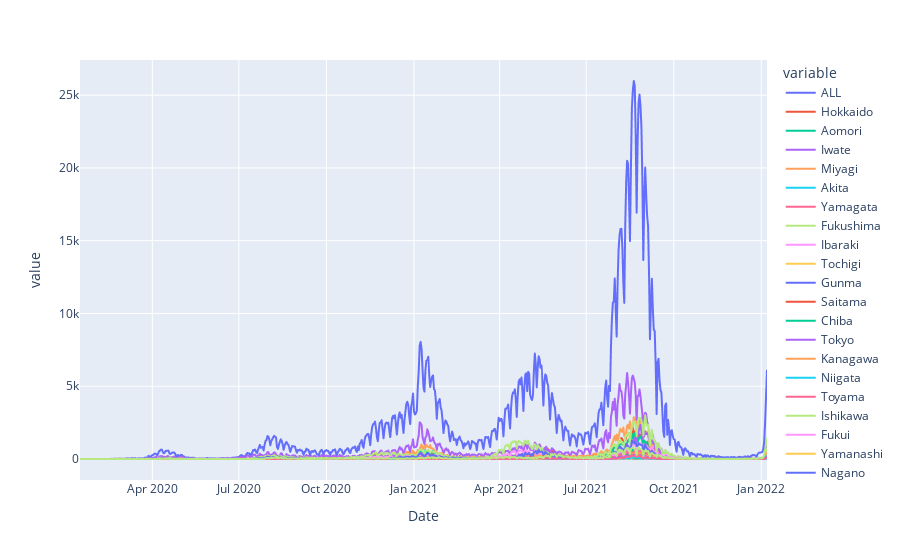

Here is the notebook cell this chart was saved with:
### Code cell
px.line(df, )

### Figure 1 — Plotly figure (JSON) as saved in the notebook; plotly's stock layout.template omitted (floating-point values rounded to 4 significant figures; data arrays with more than 128 entries replaced by an {"elided": "..."} marker saying what was removed)
{"data": [{"hovertemplate": "variable=ALL<br>Date=%{x}<br>value=%{y}<extra></extra>", "legendgroup": "ALL", "line": {"color": "#636efa", "dash": "solid"}, "marker": {"symbol": "circle"}, "mode": "lines", "name": "ALL", "showlegend": true, "type": "scattergl", "x": {"elided": "723 str values"}, "xaxis": "x", "y": {"elided": "723 int values"}, "yaxis": "y"}, {"hovertemplate": "variable=Hokkaido<br>Date=%{x}<br>value=%{y}<extra></extra>", "legendgroup": "Hokkaido", "line": {"color": "#EF553B", "dash": "solid"}, "marker": {"symbol": "circle"}, "mode": "lines", "name": "Hokkaido", "showlegend": true, "type": "scattergl", "x": {"elided": "723 str values"}, "xaxis": "x", "y": {"elided": "723 int values"}, "yaxis": "y"}, {"hovertemplate": "variable=Aomori<br>Date=%{x}<br>value=%{y}<extra></extra>", "legendgroup": "Aomori", "line": {"color": "#00cc96", "dash": "solid"}, "marker": {"symbol": "circle"}, "mode": "lines", "name": "Aomori", "showlegend": true, "type": "scattergl", "x": {"elided": "723 str values"}, "xaxis": "x", "y": {"elided": "723 int values"}, "yaxis": "y"}, {"hovertemplate": "variable=Iwate<br>Date=%{x}<br>value=%{y}<extra></extra>", "legendgroup": "Iwate", "line": {"color": "#ab63fa", "dash": "solid"}, "marker": {"symbol": "circle"}, "mode": "lines", "name": "Iwate", "showlegend": true, "type": "scattergl", "x": {"elided": "723 str values"}, "xaxis": "x", "y": {"elided": "723 int values"}, "yaxis": "y"}, {"hovertemplate": "variable=Miyagi<br>Date=%{x}<br>value=%{y}<extra></extra>", "legendgroup": "Miyagi", "line": {"color": "#FFA15A", "dash": "solid"}, "marker": {"symbol": "circle"}, "mode": "lines", "name": "Miyagi", "showlegend": true, "type": "scattergl", "x": {"elided": "723 str values"}, "xaxis": "x", "y": {"elided": "723 int values"}, "yaxis": "y"}, {"hovertemplate": "variable=Akita<br>Date=%{x}<br>value=%{y}<extra></extra>", "legendgroup": "Akita", "line": {"color": "#19d3f3", "dash": "solid"}, "marker": {"symbol": "circle"}, "mode": "lines", "name": "Akita", "showlegend": true, "type": "scattergl", "x": {"elided": "723 str values"}, "xaxis": "x", "y": {"elided": "723 int values"}, "yaxis": "y"}, {"hovertemplate": "variable=Yamagata<br>Date=%{x}<br>value=%{y}<extra></extra>", "legendgroup": "Yamagata", "line": {"color": "#FF6692", "dash": "solid"}, "marker": {"symbol": "circle"}, "mode": "lines", "name": "Yamagata", "showlegend": true, "type": "scattergl", "x": {"elided": "723 str values"}, "xaxis": "x", "y": {"elided": "723 int values"}, "yaxis": "y"}, {"hovertemplate": "variable=Fukushima<br>Date=%{x}<br>value=%{y}<extra></extra>", "legendgroup": "Fukushima", "line": {"color": "#B6E880", "dash": "solid"}, "marker": {"symbol": "circle"}, "mode": "lines", "name": "Fukushima", "showlegend": true, "type": "scattergl", "x": {"elided": "723 str values"}, "xaxis": "x", "y": {"elided": "723 int values"}, "yaxis": "y"}, {"hovertemplate": "variable=Ibaraki<br>Date=%{x}<br>value=%{y}<extra></extra>", "legendgroup": "Ibaraki", "line": {"color": "#FF97FF", "dash": "solid"}, "marker": {"symbol": "circle"}, "mode": "lines", "name": "Ibaraki", "showlegend": true, "type": "scattergl", "x": {"elided": "723 str values"}, "xaxis": "x", "y": {"elided": "723 int values"}, "yaxis": "y"}, {"hovertemplate": "variable=Tochigi<br>Date=%{x}<br>value=%{y}<extra></extra>", "legendgroup": "Tochigi", "line": {"color": "#FECB52", "dash": "solid"}, "marker": {"symbol": "circle"}, "mode": "lines", "name": "Tochigi", "showlegend": true, "type": "scattergl", "x": {"elided": "723 str values"}, "xaxis": "x", "y": {"elided": "723 int values"}, "yaxis": "y"}, {"hovertemplate": "variable=Gunma<br>Date=%{x}<br>value=%{y}<extra></extra>", "legendgroup": "Gunma", "line": {"color": "#636efa", "dash": "solid"}, "marker": {"symbol": "circle"}, "mode": "lines", "name": "Gunma", "showlegend": true, "type": "scattergl", "x": {"elided": "723 str values"}, "xaxis": "x", "y": {"elided": "723 int values"}, "yaxis": "y"}, {"hovertemplate": "variable=Saitama<br>Date=%{x}<br>value=%{y}<extra></extra>", "legendgroup": "Saitama", "line": {"color": "#EF553B", "dash": "solid"}, "marker": {"symbol": "circle"}, "mode": "lines", "name": "Saitama", "showlegend": true, "type": "scattergl", "x": {"elided": "723 str values"}, "xaxis": "x", "y": {"elided": "723 int values"}, "yaxis": "y"}, {"hovertemplate": "variable=Chiba<br>Date=%{x}<br>value=%{y}<extra></extra>", "legendgroup": "Chiba", "line": {"color": "#00cc96", "dash": "solid"}, "marker": {"symbol": "circle"}, "mode": "lines", "name": "Chiba", "showlegend": true, "type": "scattergl", "x": {"elided": "723 str values"}, "xaxis": "x", "y": {"elided": "723 int values"}, "yaxis": "y"}, {"hovertemplate": "variable=Tokyo<br>Date=%{x}<br>value=%{y}<extra></extra>", "legendgroup": "Tokyo", "line": {"color": "#ab63fa", "dash": "solid"}, "marker": {"symbol": "circle"}, "mode": "lines", "name": "Tokyo", "showlegend": true, "type": "scattergl", "x": {"elided": "723 str values"}, "xaxis": "x", "y": {"elided": "723 int values"}, "yaxis": "y"}, {"hovertemplate": "variable=Kanagawa<br>Date=%{x}<br>value=%{y}<extra></extra>", "legendgroup": "Kanagawa", "line": {"color": "#FFA15A", "dash": "solid"}, "marker": {"symbol": "circle"}, "mode": "lines", "name": "Kanagawa", "showlegend": true, "type": "scattergl", "x": {"elided": "723 str values"}, "xaxis": "x", "y": {"elided": "723 int values"}, "yaxis": "y"}, {"hovertemplate": "variable=Niigata<br>Date=%{x}<br>value=%{y}<extra></extra>", "legendgroup": "Niigata", "line": {"color": "#19d3f3", "dash": "solid"}, "marker": {"symbol": "circle"}, "mode": "lines", "name": "Niigata", "showlegend": true, "type": "scattergl", "x": {"elided": "723 str values"}, "xaxis": "x", "y": {"elided": "723 int values"}, "yaxis": "y"}, {"hovertemplate": "variable=Toyama<br>Date=%{x}<br>value=%{y}<extra></extra>", "legendgroup": "Toyama", "line": {"color": "#FF6692", "dash": "solid"}, "marker": {"symbol": "circle"}, "mode": "lines", "name": "Toyama", "showlegend": true, "type": "scattergl", "x": {"elided": "723 str values"}, "xaxis": "x", "y": {"elided": "723 int values"}, "yaxis": "y"}, {"hovertemplate": "variable=Ishikawa<br>Date=%{x}<br>value=%{y}<extra></extra>", "legendgroup": "Ishikawa", "line": {"color": "#B6E880", "dash": "solid"}, "marker": {"symbol": "circle"}, "mode": "lines", "name": "Ishikawa", "showlegend": true, "type": "scattergl", "x": {"elided": "723 str values"}, "xaxis": "x", "y": {"elided": "723 int values"}, "yaxis": "y"}, {"hovertemplate": "variable=Fukui<br>Date=%{x}<br>value=%{y}<extra></extra>", "legendgroup": "Fukui", "line": {"color": "#FF97FF", "dash": "solid"}, "marker": {"symbol": "circle"}, "mode": "lines", "name": "Fukui", "showlegend": true, "type": "scattergl", "x": {"elided": "723 str values"}, "xaxis": "x", "y": {"elided": "723 int values"}, "yaxis": "y"}, {"hovertemplate": "variable=Yamanashi<br>Date=%{x}<br>value=%{y}<extra></extra>", "legendgroup": "Yamanashi", "line": {"color": "#FECB52", "dash": "solid"}, "marker": {"symbol": "circle"}, "mode": "lines", "name": "Yamanashi", "showlegend": true, "type": "scattergl", "x": {"elided": "723 str values"}, "xaxis": "x", "y": {"elided": "723 int values"}, "yaxis": "y"}, {"hovertemplate": "variable=Nagano<br>Date=%{x}<br>value=%{y}<extra></extra>", "legendgroup": "Nagano", "line": {"color": "#636efa", "dash": "solid"}, "marker": {"symbol": "circle"}, "mode": "lines", "name": "Nagano", "showlegend": true, "type": "scattergl", "x": {"elided": "723 str values"}, "xaxis": "x", "y": {"elided": "723 int values"}, "yaxis": "y"}, {"hovertemplate": "variable=Gifu<br>Date=%{x}<br>value=%{y}<extra></extra>", "legendgroup": "Gifu", "line": {"color": "#EF553B", "dash": "solid"}, "marker": {"symbol": "circle"}, "mode": "lines", "name": "Gifu", "showlegend": true, "type": "scattergl", "x": {"elided": "723 str values"}, "xaxis": "x", "y": {"elided": "723 int values"}, "yaxis": "y"}, {"hovertemplate": "variable=Shizuoka<br>Date=%{x}<br>value=%{y}<extra></extra>", "legendgroup": "Shizuoka", "line": {"color": "#00cc96", "dash": "solid"}, "marker": {"symbol": "circle"}, "mode": "lines", "name": "Shizuoka", "showlegend": true, "type": "scattergl", "x": {"elided": "723 str values"}, "xaxis": "x", "y": {"elided": "723 int values"}, "yaxis": "y"}, {"hovertemplate": "variable=Aichi<br>Date=%{x}<br>value=%{y}<extra></extra>", "legendgroup": "Aichi", "line": {"color": "#ab63fa", "dash": "solid"}, "marker": {"symbol": "circle"}, "mode": "lines", "name": "Aichi", "showlegend": true, "type": "scattergl", "x": {"elided": "723 str values"}, "xaxis": "x", "y": {"elided": "723 int values"}, "yaxis": "y"}, {"hovertemplate": "variable=Mie<br>Date=%{x}<br>value=%{y}<extra></extra>", "legendgroup": "Mie", "line": {"color": "#FFA15A", "dash": "solid"}, "marker": {"symbol": "circle"}, "mode": "lines", "name": "Mie", "showlegend": true, "type": "scattergl", "x": {"elided": "723 str values"}, "xaxis": "x", "y": {"elided": "723 int values"}, "yaxis": "y"}, {"hovertemplate": "variable=Shiga<br>Date=%{x}<br>value=%{y}<extra></extra>", "legendgroup": "Shiga", "line": {"color": "#19d3f3", "dash": "solid"}, "marker": {"symbol": "circle"}, "mode": "lines", "name": "Shiga", "showlegend": true, "type": "scattergl", "x": {"elided": "723 str values"}, "xaxis": "x", "y": {"elided": "723 int values"}, "yaxis": "y"}, {"hovertemplate": "variable=Kyoto<br>Date=%{x}<br>value=%{y}<extra></extra>", "legendgroup": "Kyoto", "line": {"color": "#FF6692", "dash": "solid"}, "marker": {"symbol": "circle"}, "mode": "lines", "name": "Kyoto", "showlegend": true, "type": "scattergl", "x": {"elided": "723 str values"}, "xaxis": "x", "y": {"elided": "723 int values"}, "yaxis": "y"}, {"hovertemplate": "variable=Osaka<br>Date=%{x}<br>value=%{y}<extra></extra>", "legendgroup": "Osaka", "line": {"color": "#B6E880", "dash": "solid"}, "marker": {"symbol": "circle"}, "mode": "lines", "name": "Osaka", "showlegend": true, "type": "scattergl", "x": {"elided": "723 str values"}, "xaxis": "x", "y": {"elided": "723 int values"}, "yaxis": "y"}, {"hovertemplate": "variable=Hyogo<br>Date=%{x}<br>value=%{y}<extra></extra>", "legendgroup": "Hyogo", "line": {"color": "#FF97FF", "dash": "solid"}, "marker": {"symbol": "circle"}, "mode": "lines", "name": "Hyogo", "showlegend": true, "type": "scattergl", "x": {"elided": "723 str values"}, "xaxis": "x", "y": {"elided": "723 int values"}, "yaxis": "y"}, {"hovertemplate": "variable=Nara<br>Date=%{x}<br>value=%{y}<extra></extra>", "legendgroup": "Nara", "line": {"color": "#FECB52", "dash": "solid"}, "marker": {"symbol": "circle"}, "mode": "lines", "name": "Nara", "showlegend": true, "type": "scattergl", "x": {"elided": "723 str values"}, "xaxis": "x", "y": {"elided": "723 int values"}, "yaxis": "y"}, {"hovertemplate": "variable=Wakayama<br>Date=%{x}<br>value=%{y}<extra></extra>", "legendgroup": "Wakayama", "line": {"color": "#636efa", "dash": "solid"}, "marker": {"symbol": "circle"}, "mode": "lines", "name": "Wakayama", "showlegend": true, "type": "scattergl", "x": {"elided": "723 str values"}, "xaxis": "x", "y": {"elided": "723 int values"}, "yaxis": "y"}, {"hovertemplate": "variable=Tottori<br>Date=%{x}<br>value=%{y}<extra></extra>", "legendgroup": "Tottori", "line": {"color": "#EF553B", "dash": "solid"}, "marker": {"symbol": "circle"}, "mode": "lines", "name": "Tottori", "showlegend": true, "type": "scattergl", "x": {"elided": "723 str values"}, "xaxis": "x", "y": {"elided": "723 int values"}, "yaxis": "y"}, {"hovertemplate": "variable=Shimane<br>Date=%{x}<br>value=%{y}<extra></extra>", "legendgroup": "Shimane", "line": {"color": "#00cc96", "dash": "solid"}, "marker": {"symbol": "circle"}, "mode": "lines", "name": "Shimane", "showlegend": true, "type": "scattergl", "x": {"elided": "723 str values"}, "xaxis": "x", "y": {"elided": "723 int values"}, "yaxis": "y"}, {"hovertemplate": "variable=Okayama<br>Date=%{x}<br>value=%{y}<extra></extra>", "legendgroup": "Okayama", "line": {"color": "#ab63fa", "dash": "solid"}, "marker": {"symbol": "circle"}, "mode": "lines", "name": "Okayama", "showlegend": true, "type": "scattergl", "x": {"elided": "723 str values"}, "xaxis": "x", "y": {"elided": "723 int values"}, "yaxis": "y"}, {"hovertemplate": "variable=Hiroshima<br>Date=%{x}<br>value=%{y}<extra></extra>", "legendgroup": "Hiroshima", "line": {"color": "#FFA15A", "dash": "solid"}, "marker": {"symbol": "circle"}, "mode": "lines", "name": "Hiroshima", "showlegend": true, "type": "scattergl", "x": {"elided": "723 str values"}, "xaxis": "x", "y": {"elided": "723 int values"}, "yaxis": "y"}, {"hovertemplate": "variable=Yamaguchi<br>Date=%{x}<br>value=%{y}<extra></extra>", "legendgroup": "Yamaguchi", "line": {"color": "#19d3f3", "dash": "solid"}, "marker": {"symbol": "circle"}, "mode": "lines", "name": "Yamaguchi", "showlegend": true, "type": "scattergl", "x": {"elided": "723 str values"}, "xaxis": "x", "y": {"elided": "723 int values"}, "yaxis": "y"}, {"hovertemplate": "variable=Tokushima<br>Date=%{x}<br>value=%{y}<extra></extra>", "legendgroup": "Tokushima", "line": {"color": "#FF6692", "dash": "solid"}, "marker": {"symbol": "circle"}, "mode": "lines", "name": "Tokushima", "showlegend": true, "type": "scattergl", "x": {"elided": "723 str values"}, "xaxis": "x", "y": {"elided": "723 int values"}, "yaxis": "y"}, {"hovertemplate": "variable=Kagawa<br>Date=%{x}<br>value=%{y}<extra></extra>", "legendgroup": "Kagawa", "line": {"color": "#B6E880", "dash": "solid"}, "marker": {"symbol": "circle"}, "mode": "lines", "name": "Kagawa", "showlegend": true, "type": "scattergl", "x": {"elided": "723 str values"}, "xaxis": "x", "y": {"elided": "723 int values"}, "yaxis": "y"}, {"hovertemplate": "variable=Ehime<br>Date=%{x}<br>value=%{y}<extra></extra>", "legendgroup": "Ehime", "line": {"color": "#FF97FF", "dash": "solid"}, "marker": {"symbol": "circle"}, "mode": "lines", "name": "Ehime", "showlegend": true, "type": "scattergl", "x": {"elided": "723 str values"}, "xaxis": "x", "y": {"elided": "723 int values"}, "yaxis": "y"}, {"hovertemplate": "variable=Kochi<br>Date=%{x}<br>value=%{y}<extra></extra>", "legendgroup": "Kochi", "line": {"color": "#FECB52", "dash": "solid"}, "marker": {"symbol": "circle"}, "mode": "lines", "name": "Kochi", "showlegend": true, "type": "scattergl", "x": {"elided": "723 str values"}, "xaxis": "x", "y": {"elided": "723 int values"}, "yaxis": "y"}, {"hovertemplate": "variable=Fukuoka<br>Date=%{x}<br>value=%{y}<extra></extra>", "legendgroup": "Fukuoka", "line": {"color": "#636efa", "dash": "solid"}, "marker": {"symbol": "circle"}, "mode": "lines", "name": "Fukuoka", "showlegend": true, "type": "scattergl", "x": {"elided": "723 str values"}, "xaxis": "x", "y": {"elided": "723 int values"}, "yaxis": "y"}, {"hovertemplate": "variable=Saga<br>Date=%{x}<br>value=%{y}<extra></extra>", "legendgroup": "Saga", "line": {"color": "#EF553B", "dash": "solid"}, "marker": {"symbol": "circle"}, "mode": "lines", "name": "Saga", "showlegend": true, "type": "scattergl", "x": {"elided": "723 str values"}, "xaxis": "x", "y": {"elided": "723 int values"}, "yaxis": "y"}, {"hovertemplate": "variable=Nagasaki<br>Date=%{x}<br>value=%{y}<extra></extra>", "legendgroup": "Nagasaki", "line": {"color": "#00cc96", "dash": "solid"}, "marker": {"symbol": "circle"}, "mode": "lines", "name": "Nagasaki", "showlegend": true, "type": "scattergl", "x": {"elided": "723 str values"}, "xaxis": "x", "y": {"elided": "723 int values"}, "yaxis": "y"}, {"hovertemplate": "variable=Kumamoto<br>Date=%{x}<br>value=%{y}<extra></extra>", "legendgroup": "Kumamoto", "line": {"color": "#ab63fa", "dash": "solid"}, "marker": {"symbol": "circle"}, "mode": "lines", "name": "Kumamoto", "showlegend": true, "type": "scattergl", "x": {"elided": "723 str values"}, "xaxis": "x", "y": {"elided": "723 int values"}, "yaxis": "y"}, {"hovertemplate": "variable=Oita<br>Date=%{x}<br>value=%{y}<extra></extra>", "legendgroup": "Oita", "line": {"color": "#FFA15A", "dash": "solid"}, "marker": {"symbol": "circle"}, "mode": "lines", "name": "Oita", "showlegend": true, "type": "scattergl", "x": {"elided": "723 str values"}, "xaxis": "x", "y": {"elided": "723 int values"}, "yaxis": "y"}, {"hovertemplate": "variable=Miyazaki<br>Date=%{x}<br>value=%{y}<extra></extra>", "legendgroup": "Miyazaki", "line": {"color": "#19d3f3", "dash": "solid"}, "marker": {"symbol": "circle"}, "mode": "lines", "name": "Miyazaki", "showlegend": true, "type": "scattergl", "x": {"elided": "723 str values"}, "xaxis": "x", "y": {"elided": "723 int values"}, "yaxis": "y"}, {"hovertemplate": "variable=Kagoshima<br>Date=%{x}<br>value=%{y}<extra></extra>", "legendgroup": "Kagoshima", "line": {"color": "#FF6692", "dash": "solid"}, "marker": {"symbol": "circle"}, "mode": "lines", "name": "Kagoshima", "showlegend": true, "type": "scattergl", "x": {"elided": "723 str values"}, "xaxis": "x", "y": {"elided": "723 int values"}, "yaxis": "y"}, {"hovertemplate": "variable=Okinawa<br>Date=%{x}<br>value=%{y}<extra></extra>", "legendgroup": "Okinawa", "line": {"color": "#B6E880", "dash": "solid"}, "marker": {"symbol": "circle"}, "mode": "lines", "name": "Okinawa", "showlegend": true, "type": "scattergl", "x": {"elided": "723 str values"}, "xaxis": "x", "y": {"elided": "723 int values"}, "yaxis": "y"}], "layout": {"autosize": true, "legend": {"title": {"text": "variable"}, "tracegroupgap": 0}, "margin": {"t": 60}, "xaxis": {"anchor": "y", "autorange": true, "domain": [0, 1], "range": ["2020-01-16", "2022-01-07"], "title": {"text": "Date"}, "type": "date"}, "yaxis": {"anchor": "x", "autorange": true, "domain": [0, 1], "range": [-1443.0, 27420.0], "title": {"text": "value"}, "type": "linear"}}}
